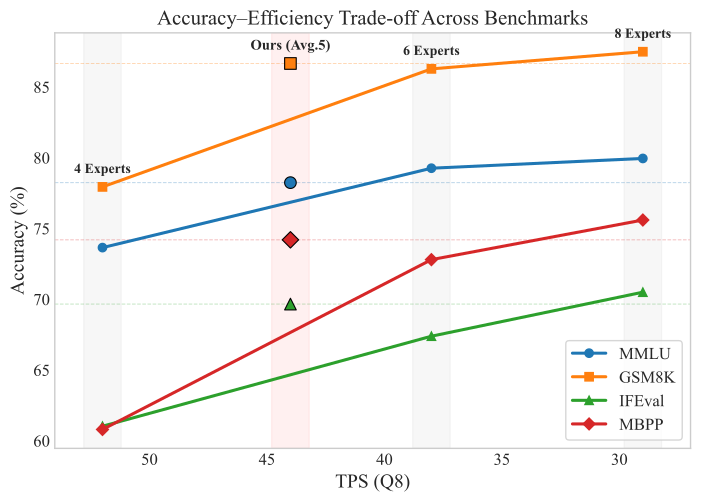

Source code (Python):
import numpy as np
import matplotlib.pyplot as plt

# =========================
# Paper Style Config
# =========================
plt.style.use("seaborn-v0_8-whitegrid")

plt.rcParams.update({
    "font.family": "Times New Roman",
    "font.size": 13,
    "axes.titlesize": 15,
    "axes.labelsize": 14,
    "legend.fontsize": 12,
    "xtick.labelsize": 12,
    "ytick.labelsize": 12,
})

# =========================
# Raw Data — Line series: A4, A6, A8
# =========================

line_methods = np.array(["4 Experts", "6 Experts", "8 Experts"])
line_tps     = np.array([52, 38, 29])
line_mmlu    = np.array([73.65, 79.26, 79.95])
line_gsm8k   = np.array([77.94, 86.28, 87.49])
line_ifeval  = np.array([61.03, 67.39, 70.50])
line_mbpp    = np.array([60.80, 72.80, 75.60])

sort_idx = np.argsort(-line_tps)
line_methods = line_methods[sort_idx]
line_tps     = line_tps[sort_idx]
line_mmlu    = line_mmlu[sort_idx]
line_gsm8k   = line_gsm8k[sort_idx]
line_ifeval  = line_ifeval[sort_idx]
line_mbpp    = line_mbpp[sort_idx]

# Ours (Ab3)
ours_tps    = 44
ours_mmlu   = 78.24
ours_gsm8k  = 86.66
ours_ifeval = 69.66
ours_mbpp   = 74.20

# =========================
# Plot
# =========================

fig, ax = plt.subplots(figsize=(7.2, 5.2))
colors = plt.rcParams['axes.prop_cycle'].by_key()['color']

# Thin, light highlight bands for each method (A4, A6, A8, Ours)
band_hw = 0.8  # half-width
band_color_baseline = '#B0B0B0'
band_color_ours     = '#FF9999'

for t in line_tps:
    ax.axvspan(t - band_hw, t + band_hw, alpha=0.10, color=band_color_baseline, zorder=0)

ax.axvspan(ours_tps - band_hw, ours_tps + band_hw, alpha=0.15, color=band_color_ours, zorder=0)

# Lines
ax.plot(line_tps, line_mmlu,   marker='o', linewidth=2.2, markersize=6, label="MMLU",  color=colors[0])
ax.plot(line_tps, line_gsm8k,  marker='s', linewidth=2.2, markersize=6, label="GSM8K", color=colors[1])
ax.plot(line_tps, line_ifeval, marker='^', linewidth=2.2, markersize=6, label="IFEval",color=colors[2])
ax.plot(line_tps, line_mbpp,   marker='D', linewidth=2.2, markersize=6, label="MBPP",  color=colors[3])

# Ours scatter points (same markers/colors, black edge to distinguish)
ours_vals = [ours_mmlu, ours_gsm8k, ours_ifeval, ours_mbpp]
markers   = ['o', 's', '^', 'D']
for val, c, m in zip(ours_vals, colors[:4], markers):
    ax.scatter(ours_tps, val, marker=m, s=70, zorder=5, color=c,
              edgecolors='black', linewidths=0.8)

# Horizontal dashed lines at each Ours point
for val, c in zip(ours_vals, colors[:4]):
    ax.axhline(y=val, color=c, linestyle='--', linewidth=0.7, alpha=0.3, zorder=1)

# Annotate method names at top of each band
bench_line = [line_mmlu, line_gsm8k, line_ifeval, line_mbpp]
bench_ours = [ours_mmlu, ours_gsm8k, ours_ifeval, ours_mbpp]

for i in range(len(line_methods)):
    top_val = max(v[i] for v in bench_line)
    ax.annotate(line_methods[i],
                (line_tps[i], top_val),
                textcoords="offset points",
                xytext=(0, 10),
                ha='center',
                fontsize=10,
                fontweight='bold')

top_ours = max(bench_ours)
ax.annotate("Ours (Avg.5)",
            (ours_tps, top_ours),
            textcoords="offset points",
            xytext=(0, 10),
            ha='center',
            fontsize=10.5,
            fontweight='bold')

# Labels
ax.set_xlabel("TPS (Q8)")
ax.set_ylabel("Accuracy (%)")
ax.set_title("Accuracy–Efficiency Trade-off Across Benchmarks")

# Disable background grid
ax.grid(False)

# Put faster models on the right
ax.invert_xaxis()

# Legend
ax.legend(frameon=True, loc="best")

plt.tight_layout()

# =========================
# Save High-Quality PDF
# =========================
plt.savefig("accuracy_efficiency_tradeoff.pdf", dpi=600, bbox_inches="tight")
plt.show()
